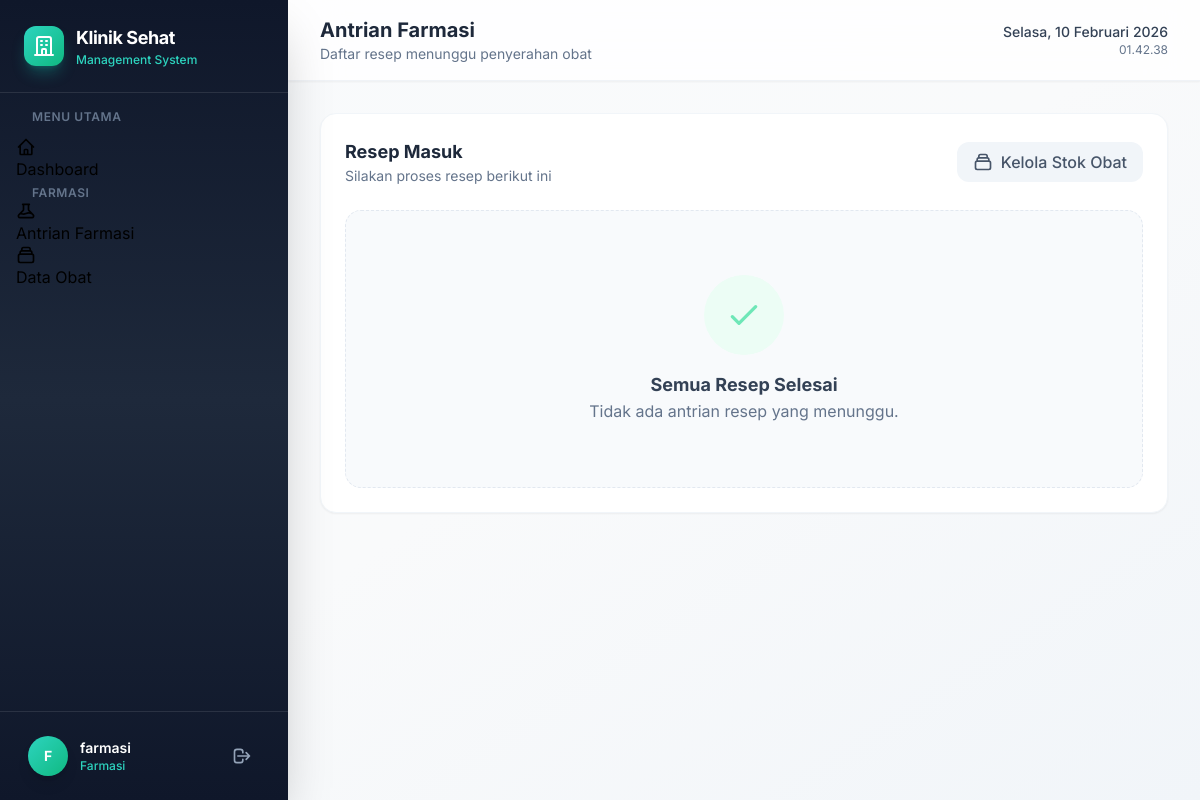
/pharmacy/queue/ (signed in), run on the app's committed database.
### clinic_auth/models.py (models this page shows, shortened)
class User(AbstractUser):
    ROLE_CHOICES = [
        ("admin", "Admin"),
        ("loket", "Loket"),
        ("ugd", "UGD"),
        ("dokter", "Dokter"),
        ("farmasi", "Farmasi"),
    ]
    role = models.CharField(max_length=20, choices=ROLE_CHOICES, default="loket")
    phone = models.CharField(max_length=20, blank=True)
    class Meta:
        db_table = "users"

### pharmacy/views.py (the view)
# urls.py: path("queue/", views.PharmacyQueueView.as_view(), name="pharmacy-queue"),
class PharmacyQueueView(FarmasiRequiredMixin, ListView):
    model = Registration
    template_name = "pharmacy/queue.html"
    context_object_name = "registrations"
    paginate_by = 20
    def get_queryset(self):
        return (
            Registration.objects.filter(status="waiting_pharmacy")
            .select_related("patient")
            .order_by("created_at")
        )

### clinic_auth/mixins.py (called while the page is built)
    def test_func(self):
        if not self.request.user.is_authenticated:
            return False
        if self.request.user.role == "admin":
            return True
        return self.request.user.role in self.allowed_roles

### templates/pharmacy/queue.html
{% extends 'base.html' %}
{% block page_title %}Antrian Farmasi{% endblock %}
{% block page_subtitle %}Daftar resep menunggu penyerahan obat{% endblock %}
{% block content %}
<div class="bg-white rounded-2xl p-6 shadow-sm border border-slate-100">
    <div class="flex flex-col md:flex-row md:items-center justify-between gap-4 mb-6">
        <div>
            <h3 class="text-lg font-bold text-slate-800">Resep Masuk</h3>
            <p class="text-sm text-slate-500">Silakan proses resep berikut ini</p>
        </div>
        <a href="{% url 'medicine-list' %}" class="px-4 py-2 bg-slate-100 text-slate-600 hover:bg-slate-200 rounded-xl font-medium transition-colors flex items-center gap-2">
            <svg class="w-5 h-5" fill="none" stroke="currentColor" viewBox="0 0 24 24"><path stroke-linecap="round" stroke-linejoin="round" stroke-width="2" d="M19 11H5m14 0a2 2 0 012 2v6a2 2 0 01-2 2H5a2 2 0 01-2-2v-6a2 2 0 012-2m14 0V9a2 2 0 00-2-2M5 11V9a2 2 0 012-2m0 0V5a2 2 0 012-2h6a2 2 0 012 2v2M7 7h10"/></svg>
            Kelola Stok Obat
        </a>
    </div>
    <div class="space-y-4">
        {% for reg in registrations %}
        <div class="bg-white rounded-xl border border-slate-200 p-6 hover:shadow-md transition-shadow flex flex-col md:flex-row items-start md:items-center justify-between gap-4">
            <div class="flex items-center gap-4">
                <div class="w-16 h-16 bg-emerald-50 rounded-full flex items-center justify-center text-emerald-600 font-bold text-xl">
                    {{ reg.queue_number }}
                </div>
                <div>
                    <h4 class="font-bold text-slate-800 text-lg">{{ reg.patient.name }}</h4>
                    <p class="text-xs text-slate-500 font-medium uppercase mb-1">
                        RM: {{ reg.patient.medical_record_number }} • Dokter: {{ reg.examination.doctor.user.get_full_name }}
                    </p>
                    <span class="inline-flex items-center gap-1 text-xs font-bold text-emerald-600 bg-emerald-50 px-2 py-0.5 rounded">
                        <svg class="w-3 h-3" fill="none" stroke="currentColor" viewBox="0 0 24 24"><path stroke-linecap="round" stroke-linejoin="round" stroke-width="2" d="M9 5H7a2 2 0 00-2 2v12a2 2 0 002 2h10a2 2 0 002-2V7a2 2 0 00-2-2h-2M9 5a2 2 0 002 2h2a2 2 0 002-2M9 5a2 2 0 012-2h2a2 2 0 012 2"/></svg>
                        {{ reg.examination.prescriptions.count }} Item Obat
                    </span>
                </div>
            </div>
            <a href="{% url 'pharmacy-dispense' reg.pk %}" class="w-full md:w-auto px-6 py-3 bg-emerald-500 hover:bg-emerald-600 text-white font-bold rounded-xl shadow-lg shadow-emerald-500/20 transition-all text-center">
                Proses Resep
            </a>
        </div>
        {% empty %}
        <div class="text-center py-16 bg-slate-50 rounded-2xl border border-dashed border-slate-200">
            <div class="w-20 h-20 bg-emerald-50 rounded-full flex items-center justify-center mx-auto mb-4 text-emerald-300">
                <svg class="w-10 h-10" fill="none" stroke="currentColor" viewBox="0 0 24 24"><path stroke-linecap="round" stroke-linejoin="round" stroke-width="2" d="M5 13l4 4L19 7"/></svg>
            </div>
            <h3 class="text-lg font-bold text-slate-700">Semua Resep Selesai</h3>
            <p class="text-slate-500">Tidak ada antrian resep yang menunggu.</p>
        </div>
        {% endfor %}
    </div>
</div>
{% endblock %}

### templates/base.html (shortened to what this page needs)
{% load static %}
<!DOCTYPE html>
<html lang="id" class="h-full">
<head>
    <script src="https://cdn.tailwindcss.com"></script>
    <link href="https://cdn.jsdelivr.net/npm/heroicons@2.0.18/heroicons.min.css" rel="stylesheet">
</head>
<body class="h-full bg-gradient-to-br from-slate-50 via-gray-50 to-slate-100">
    {% if user.is_authenticated %}
    <div class="flex h-screen overflow-hidden">
        <aside id="sidebar" class="w-72 bg-gradient-to-b from-slate-900 via-slate-800 to-slate-900 flex flex-col shadow-2xl z-30 transition-all duration-300 flex-shrink-0">
            <div class="p-6 border-b border-white/10">
                <div class="flex items-center gap-3">
                    <div class="w-10 h-10 rounded-xl bg-gradient-to-br from-teal-400 to-emerald-500 flex items-center justify-center shadow-lg shadow-teal-500/30">
                        <svg class="w-6 h-6 text-white" fill="none" stroke="currentColor" viewBox="0 0 24 24">
                            <path stroke-linecap="round" stroke-linejoin="round" stroke-width="2" d="M19 21V5a2 2 0 00-2-2H7a2 2 0 00-2 2v16m14 0h2m-2 0h-5m-9 0H3m2 0h5M9 7h1m-1 4h1m4-4h1m-1 4h1m-5 10v-5a1 1 0 011-1h2a1 1 0 011 1v5m-4 0h4"/>
                        </svg>
                    </div>
                    <div>
                        <h1 class="text-lg font-bold text-white tracking-tight">Klinik Sehat</h1>
                        <p class="text-xs text-teal-400 font-medium">Management System</p>
                    </div>
                </div>
            </div>
            <nav class="flex-1 p-4 space-y-1 overflow-y-auto">
                <p class="text-xs font-semibold text-slate-500 uppercase tracking-wider px-4 mb-3">Menu Utama</p>
                <a href="{% url 'dashboard' %}" class="sidebar-link {% if request.resolver_match.url_name == 'dashboard' %}active{% endif %}">
                    <svg class="w-5 h-5" fill="none" stroke="currentColor" viewBox="0 0 24 24"><path stroke-linecap="round" stroke-linejoin="round" stroke-width="2" d="M3 12l2-2m0 0l7-7 7 7M5 10v10a1 1 0 001 1h3m10-11l2 2m-2-2v10a1 1 0 01-1 1h-3m-6 0a1 1 0 001-1v-4a1 1 0 011-1h2a1 1 0 011 1v4a1 1 0 001 1m-6 0h6"/></svg>
                    Dashboard
                </a>
                {% if user.role == 'admin' or user.role == 'farmasi' %}
                <p class="text-xs font-semibold text-slate-500 uppercase tracking-wider px-4 mt-6 mb-3">Farmasi</p>
                <a href="{% url 'pharmacy-queue' %}" class="sidebar-link {% if 'pharmacy' in request.resolver_match.url_name %}active{% endif %}">
                    Antrian Farmasi
                </a>
                <a href="{% url 'medicine-list' %}" class="sidebar-link {% if 'medicine' in request.resolver_match.url_name %}active{% endif %}">
                    <svg class="w-5 h-5" fill="none" stroke="currentColor" viewBox="0 0 24 24"><path stroke-linecap="round" stroke-linejoin="round" stroke-width="2" d="M19 11H5m14 0a2 2 0 012 2v6a2 2 0 01-2 2H5a2 2 0 01-2-2v-6a2 2 0 012-2m14 0V9a2 2 0 00-2-2M5 11V9a2 2 0 012-2m0 0V5a2 2 0 012-2h6a2 2 0 012 2v2M7 7h10"/></svg>
                    Data Obat
                </a>
                {% endif %}
            </nav>
            <div class="p-4 border-t border-white/10">
                <div class="flex items-center gap-3 px-3 py-2">
                    <div class="w-10 h-10 rounded-full bg-gradient-to-br from-teal-400 to-emerald-500 flex items-center justify-center text-white font-bold text-sm shadow-lg">
                        {{ user.first_name|default:user.username|first|upper }}
                    </div>
                    <div class="flex-1 min-w-0">
                        <p class="text-sm font-semibold text-white truncate">{{ user.get_full_name|default:user.username }}</p>
                        <p class="text-xs text-teal-400 font-medium">{{ user.get_role_display }}</p>
                    </div>
                    <a href="{% url 'logout' %}" class="p-2 rounded-lg text-slate-400 hover:text-red-400 hover:bg-white/10 transition-all" title="Logout">
                        <svg class="w-5 h-5" fill="none" stroke="currentColor" viewBox="0 0 24 24"><path stroke-linecap="round" stroke-linejoin="round" stroke-width="2" d="M17 16l4-4m0 0l-4-4m4 4H7m6 4v1a3 3 0 01-3 3H6a3 3 0 01-3-3V7a3 3 0 013-3h4a3 3 0 013 3v1"/></svg>
                    </a>
                </div>
            </div>
        </aside>
        <div class="flex-1 flex flex-col overflow-hidden">
            <header class="bg-white/80 backdrop-blur-xl border-b border-slate-200/50 px-8 py-4 flex items-center justify-between shadow-sm z-20">
                <div class="flex items-center gap-4">
                    <div>
                        <h2 class="text-xl font-bold text-slate-800">{% block page_title %}Dashboard{% endblock %}</h2>
                        <p class="text-sm text-slate-500">{% block page_subtitle %}Selamat datang di Sistem Manajemen Klinik{% endblock %}</p>
                    </div>
                </div>
                <div class="flex items-center gap-3">
                    <div class="text-right hidden sm:block">
                        <p class="text-sm font-medium text-slate-700" id="current-date"></p>
                        <p class="text-xs text-slate-500" id="current-time"></p>
                    </div>
                </div>
            </header>
            <main class="flex-1 overflow-y-auto p-8">
                {% block content %}{% endblock %}
            </main>
        </div>
    </div>
    {% else %}
        {% block auth_content %}{% endblock %}
    {% endif %}
</body>
</html>

### templates/base.html (style rules this page uses)
* { font-family: 'Inter', system-ui, -apple-system, sans-serif; }
.sidebar-link { @apply flex items-center gap-3 px-4 py-3 rounded-xl text-slate-300 hover:text-white hover:bg-white/10 transition-all duration-200; }
.sidebar-link.active { @apply text-white bg-white/15 shadow-lg shadow-white/5; }

### data on the page
User: first_name|first "F", get_full_name "farmasi", role "Farmasi"
